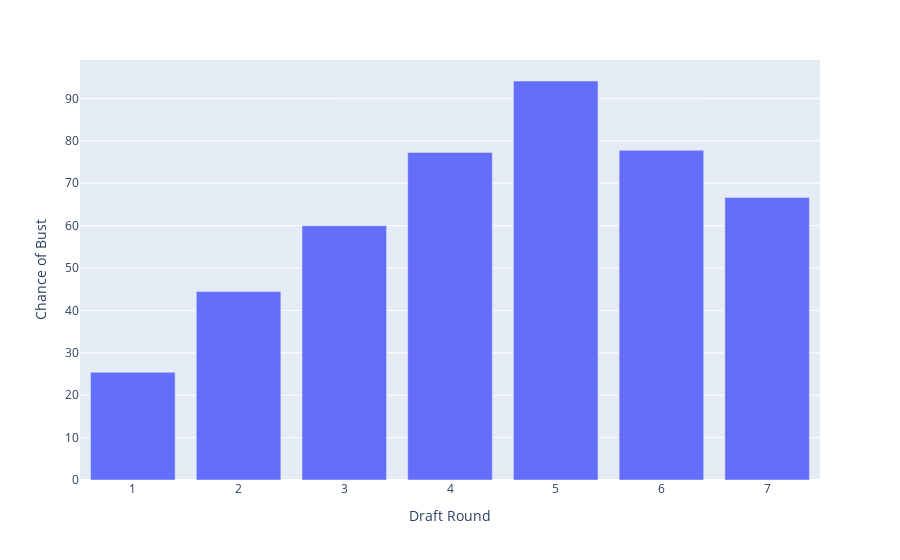

The notebook cell saved with this chart:
### Code cell
fig = px.bar(df_bust, x="Draft Round", y="Chance of Bust")

fig.write_html(f"{save_path}/bust-rate-v-round.html")
fig.show()

### Figure 1 — Plotly figure (JSON) as saved in the notebook; plotly's stock layout.template omitted (floating-point values rounded to 4 significant figures)
{"data": [{"alignmentgroup": "True", "hovertemplate": "Draft Round=%{x}<br>Chance of Bust=%{y}<extra></extra>", "legendgroup": "", "marker": {"color": "#636efa", "pattern": {"shape": ""}}, "name": "", "offsetgroup": "", "orientation": "v", "showlegend": false, "textposition": "auto", "type": "bar", "x": [1, 2, 3, 4, 5, 6, 7], "xaxis": "x", "y": [25.4, 44.44, 60, 77.27, 94.12, 77.78, 66.67], "yaxis": "y"}], "layout": {"barmode": "relative", "legend": {"tracegroupgap": 0}, "margin": {"t": 60}, "xaxis": {"anchor": "y", "domain": [0, 1], "title": {"text": "Draft Round"}}, "yaxis": {"anchor": "x", "domain": [0, 1], "title": {"text": "Chance of Bust"}}}}
